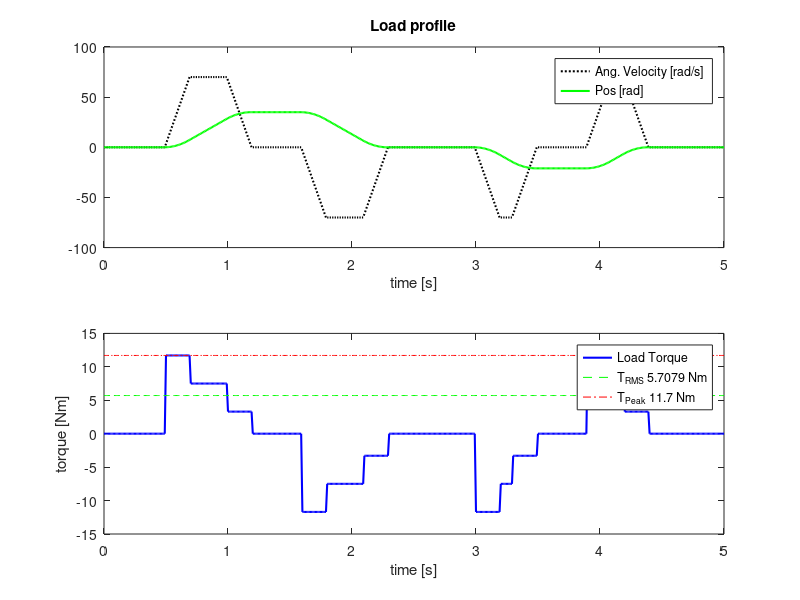
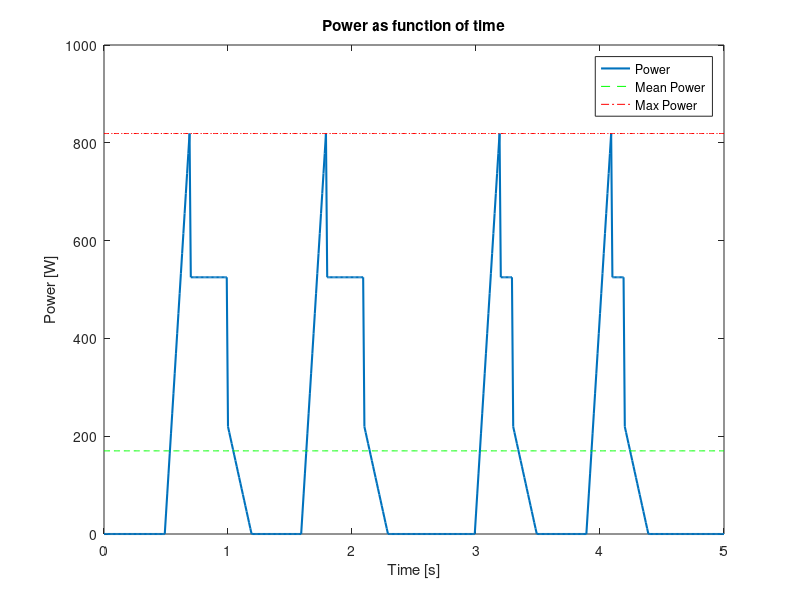

Reproduce these figures in MATLAB, in order.
%Example load file, this file implements a combined load.
%Run this file before the motor selection file is executed.
%Fredrik Roos, December 2004.
close all;
format short;
clear all;

% Acceleration, speed and position vectors.
Acc=350;
acc(1:40) = 0;
acc(51:70) = Acc;
acc(71:100) = 0;
acc(101:120) = -Acc;
acc(121:160) = 0;
acc(161:180) = -Acc;
acc(181:210) = 0;
acc(211:230) = Acc;
acc(231:300) = 0;
acc(301:320) = -Acc;
acc(321:330) = 0;
acc(331:350) = Acc;
acc(351:390) = 0;
acc(391:410) = +Acc;
acc(411:420) = 0;
acc(421:440) = -Acc;
acc(441:501) = 0;
timeStep= 0.01; %resultion on load cycle
t=(0:timeStep:5); %time vector
tau = timeStep*length(t); %total time

v = t;
p = t;
summation=0;
summation2 = 0;

for i=1 : length(acc)
    summation = summation + acc(i)*timeStep;
    v(i) = summation;
    summation2= summation2 +v(i)*timeStep;
    p(i) = summation2;
    v(120) = 0.1;
    v(440) = 0.1;
    v(230) = -0.1;
    v(350) = -0.1;
end

%Load Torque vector
JL = 0.012;
TL =7.5;

Tl = sign(v)*TL +acc*JL;

MaxLRPM = max(v)*60/(2*pi); %Maximum RPM during the loadcycle

figure
%subplot(2,1,1); plot(t,acc,'b');
hold on;

subplot(2,1,1); plot(t,v,'k:','linewidth',1.5);
hold on;
subplot(2,1,1); plot(t,p,'g','linewidth',1.5);
%grid;
set(gca,'Fontsize',12)
xlabel('time [s]')
title(['Load profile'])
set(gca,'Fontsize',10)
%legend('Ang. Acceleration [rad/s^2]', 'Ang. Velocity [rad/s]', 'Pos [rad]')
legend('Ang. Velocity [rad/s]', 'Pos [rad]')



%Load constants....for RMS calculations rms = sqrt(Cr^2*n^2*k1+k2/(n^2)+2*Cr*k3)
%Torque
k1 = sum(acc.^2*timeStep)/tau;
k2 = sum(Tl.^2*timeStep)/tau;
k3 = sum(Tl.*acc*timeStep)/tau;
Tlmax = max(abs(Tl));
Tlrms = sqrt(k2);



subplot(2,1,2);plot(t,Tl,'b','linewidth',1.5);
hold on;
temp=ones(size(t))*Tlrms;
subplot(2,1,2);line(t,temp,'Color','g','LineStyle','--');
temp=ones(size(t))*Tlmax;
subplot(2,1,2);line(t,temp,'Color','r','LineStyle','-.');

set(gca,'Fontsize',12)
%grid;
xlabel('time [s]')
ylabel('torque [Nm]')
set(gca,'Fontsize',10)
legend('Load Torque', ['T_{RMS} ', num2str(Tlrms(1)),' Nm'], ['T_{Peak} ', num2str(Tlmax(1)),' Nm'])


%Power...T*w
figure
Pl = Tl.*v;
plot(t,Pl,'linewidth',1.5);
%grid;
Plmean=norm(Pl,1)*timeStep/tau;
Plmax=max(Pl);
hold on
line(t,ones(size(t))*Plmean,'Color','g','LineStyle','--')
line(t,ones(size(t))*Plmax,'Color','r','LineStyle','-.')
title('Power as function of time');
xlabel('Time [s]')
ylabel('Power [W]')
legend('Power','Mean Power','Max Power');

%Energy
%Only positive energy are comming in to the system...

Wtemp =Pl;
for i=1:length(Wtemp)
    if(Wtemp(i) < 0)
        Wtemp(i) = 0;
    end
end
    
Wload = sum(Wtemp*timeStep);
